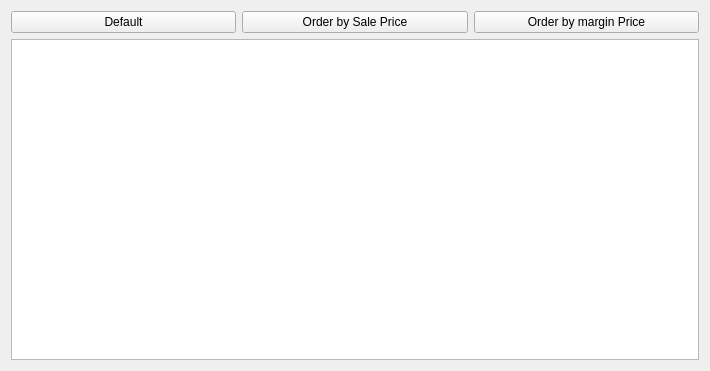
<?xml version="1.0" encoding="UTF-8"?>
<ui version="4.0">
 <class>Form</class>
 <widget class="QWidget" name="Form">
  <property name="geometry">
   <rect>
    <x>0</x>
    <y>0</y>
    <width>710</width>
    <height>371</height>
   </rect>
  </property>
  <property name="windowTitle">
   <string>Form</string>
  </property>
  <layout class="QGridLayout" name="gridLayout">
   <item row="0" column="1">
    <widget class="QPushButton" name="btn_order_sp">
     <property name="minimumSize">
      <size>
       <width>200</width>
       <height>20</height>
      </size>
     </property>
     <property name="text">
      <string>Order by Sale Price</string>
     </property>
    </widget>
   </item>
   <item row="0" column="2">
    <widget class="QPushButton" name="btn_order_mp">
     <property name="minimumSize">
      <size>
       <width>200</width>
       <height>20</height>
      </size>
     </property>
     <property name="text">
      <string>Order by margin Price</string>
     </property>
    </widget>
   </item>
   <item row="0" column="0">
    <widget class="QPushButton" name="btn_default">
     <property name="minimumSize">
      <size>
       <width>200</width>
       <height>20</height>
      </size>
     </property>
     <property name="text">
      <string>Default</string>
     </property>
    </widget>
   </item>
   <item row="1" column="0" colspan="3">
    <widget class="QTableWidget" name="tbl_widget"/>
   </item>
  </layout>
 </widget>
 <resources/>
 <connections/>
</ui>
